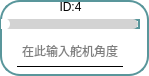
       <widget class="QFrame" name="frame_4">
        <property name="enabled">
         <bool>true</bool>
        </property>
        <property name="layoutDirection">
         <enum>Qt::RightToLeft</enum>
        </property>
        <property name="styleSheet">
         <string notr="true">* {
  background: white; /* 背景改为白色 */
  border: 2px solid #59969b; /* 使用与滑块一致的颜色 */
  border-radius: 20px;
}

</string>
        </property>
        <property name="frameShape">
         <enum>QFrame::StyledPanel</enum>
        </property>
        <property name="frameShadow">
         <enum>QFrame::Raised</enum>
        </property>
        <widget class="QLabel" name="label_id4">
         <property name="geometry">
          <rect>
           <x>1</x>
           <y>2</y>
           <width>139</width>
           <height>10</height>
          </rect>
         </property>
         <property name="minimumSize">
          <size>
           <width>0</width>
           <height>10</height>
          </size>
         </property>
         <property name="maximumSize">
          <size>
           <width>16777215</width>
           <height>10</height>
          </size>
         </property>
         <property name="styleSheet">
          <string notr="true">QLabel{border: none; /* 去掉控件的边框 */}
QLabel{background: none; /* 去掉控件的边框 */}</string>
         </property>
         <property name="text">
          <string>ID:4</string>
         </property>
         <property name="alignment">
          <set>Qt::AlignCenter</set>
         </property>
        </widget>
        <widget class="QLineEdit" name="lineEdit_servo4">
         <property name="enabled">
          <bool>true</bool>
         </property>
         <property name="geometry">
          <rect>
           <x>17</x>
           <y>36</y>
           <width>106</width>
           <height>31</height>
          </rect>
         </property>
         <property name="maximumSize">
          <size>
           <width>120</width>
           <height>16777215</height>
          </size>
         </property>
         <property name="layoutDirection">
          <enum>Qt::LeftToRight</enum>
         </property>
         <property name="styleSheet">
          <string notr="true">QLineEdit {
            border-top: none;
            border-left: none;
            border-right: none;
            border-bottom: 1px solid black;
            background-color: transparent;
        }
        
        QLineEdit:focus {
            border-bottom: 1px solid #2a70f4;
        }</string>
         </property>
         <property name="alignment">
          <set>Qt::AlignCenter</set>
         </property>
         <property name="placeholderText">
          <string>在此输入舵机角度</string>
         </property>
        </widget>
        <widget class="QSlider" name="Slider_Servo4">
         <property name="geometry">
          <rect>
           <x>1</x>
           <y>19</y>
           <width>139</width>
           <height>10</height>
          </rect>
         </property>
         <property name="maximumSize">
          <size>
           <width>16777215</width>
           <height>10</height>
          </size>
         </property>
         <property name="layoutDirection">
          <enum>Qt::LeftToRight</enum>
         </property>
         <property name="styleSheet">
          <string notr="true">QSlider::groove:horizontal {
    border: none;
    height: 10px;
    background-color: lightgray;
    border-radius: 5px;
}

QSlider::handle:horizontal {
    width: 12px; /* 增大滑块的宽度 */
    margin: -1px 0px -1px -5px;
    border-radius: 6px; /* 也可以调整圆角半径以匹配滑块的大小 */
    background-color: white;
}

QSlider::sub-page:horizontal {
    background-color: qlineargradient(x1:0, y1:0, x2:1, y2:1, stop:0 #59969b, stop:1 #04e7fa);
    border-radius: 5px;
}
</string>
         </property>
         <property name="minimum">
          <number>0</number>
         </property>
         <property name="maximum">
          <number>240</number>
         </property>
         <property name="orientation">
          <enum>Qt::Horizontal</enum>
         </property>
         <property name="invertedAppearance">
          <bool>false</bool>
         </property>
         <property name="tickPosition">
          <enum>QSlider::NoTicks</enum>
         </property>
         <property name="tickInterval">
          <number>1</number>
         </property>
        </widget>
       </widget>
